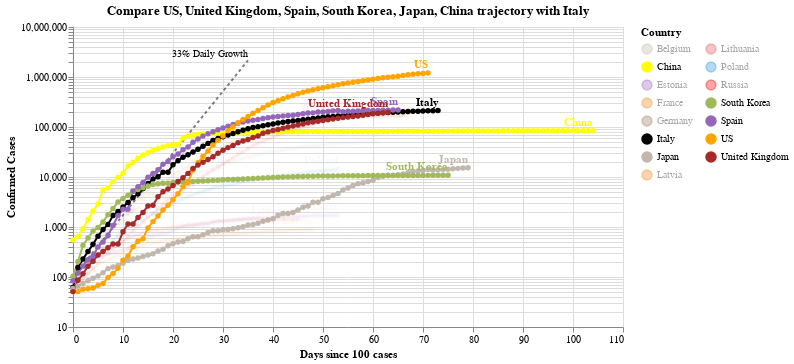

Notebook cell for this chart:
### Code cell
#hide_input
chart2 = make_since_chart(dff2, ['US', 'United Kingdom', 'Spain', 'South Korea', 'Japan', 'China'], baseline_countries)
chart2

### Figure 1 — Vega-Lite specification as saved in the notebook (floating-point values rounded to 4 significant figures; data arrays with more than 128 entries replaced by an {"elided": "..."} marker saying what was removed)
{"config": {"view": {"continuousWidth": 400, "continuousHeight": 300}}, "layer": [{"mark": {"type": "line", "color": "black", "opacity": 0.5, "strokeDash": [3, 3]}, "encoding": {"x": {"type": "quantitative", "field": "Days since 100 cases"}, "y": {"type": "quantitative", "field": "Confirmed Cases"}}}, {"mark": {"type": "text", "align": "right", "dy": -6, "fontSize": 10, "text": "33% Daily Growth"}, "encoding": {"x": {"type": "quantitative", "field": "Days since 100 cases"}, "y": {"type": "quantitative", "field": "Confirmed Cases"}}, "transform": [{"filter": "(datum['Days since 100 cases'] >= 35)"}]}, {"data": {"name": "data-579804ec300ced56b573f3233d1043f8"}, "mark": {"type": "line", "point": true}, "encoding": {"color": {"type": "nominal", "field": "Country", "legend": {"columns": 2}, "scale": {"domain": ["Belgium", "China", "Estonia", "France", "Germany", "Italy", "Japan", "Latvia", "Lithuania", "Poland", "Russia", "South Korea", "Spain", "US", "United Kingdom"], "range": ["#C1B7AD", "yellow", "#9467bd", "#F58518", "#9D755D", "black", "#C1B7AD", "#F58518", "#E45756", "#2495D3", "red", "#A1BA59", "#9467bd", "orange", "brown"]}}, "opacity": {"condition": {"value": 1, "selection": "selector005"}, "value": 0.05}, "tooltip": [{"type": "nominal", "field": "Country"}, {"type": "temporal", "field": "Date"}, {"type": "quantitative", "field": "Confirmed Cases"}, {"type": "quantitative", "field": "Days since 100 cases"}], "x": {"type": "quantitative", "field": "Days since 100 cases"}, "y": {"type": "quantitative", "field": "Confirmed Cases", "scale": {"type": "log"}}}, "selection": {"selector005": {"type": "multi", "fields": ["Country"], "bind": "legend", "init": [{"Country": "US"}, {"Country": "United Kingdom"}, {"Country": "Spain"}, {"Country": "South Korea"}, {"Country": "Japan"}, {"Country": "China"}, {"Country": "Italy"}]}}, "width": 550}, {"data": {"name": "data-579804ec300ced56b573f3233d1043f8"}, "mark": {"type": "text", "align": "right", "dy": -8, "fontWeight": "bold"}, "encoding": {"color": {"type": "nominal", "field": "Country", "legend": {"columns": 2}, "scale": {"domain": ["Belgium", "China", "Estonia", "France", "Germany", "Italy", "Japan", "Latvia", "Lithuania", "Poland", "Russia", "South Korea", "Spain", "US", "United Kingdom"], "range": ["#C1B7AD", "yellow", "#9467bd", "#F58518", "#9D755D", "black", "#C1B7AD", "#F58518", "#E45756", "#2495D3", "red", "#A1BA59", "#9467bd", "orange", "brown"]}}, "opacity": {"condition": {"value": 1, "selection": "selector005"}, "value": 0.05}, "text": {"type": "nominal", "field": "Country"}, "tooltip": [{"type": "nominal", "field": "Country"}, {"type": "temporal", "field": "Date"}, {"type": "quantitative", "field": "Confirmed Cases"}, {"type": "quantitative", "field": "Days since 100 cases"}], "x": {"type": "quantitative", "field": "Days since 100 cases"}, "y": {"type": "quantitative", "field": "Confirmed Cases", "scale": {"type": "log"}}}, "transform": [{"filter": "(datum['Date'] >= 1588636800000)"}], "width": 550}], "data": {"name": "data-c1a3bbf4dd040f2e7e8e7a69520e3c2a"}, "title": "Compare US, United Kingdom, Spain, South Korea, Japan, China trajectory with Italy", "$schema": "https://vega.github.io/schema/vega-lite/v4.0.2.json", "datasets": {"data-c1a3bbf4dd040f2e7e8e7a69520e3c2a": [{"Days since 100 cases": 0, "Confirmed Cases": 100.0}, {"Days since 100 cases": 1, "Confirmed Cases": 133.0}, {"Days since 100 cases": 2, "Confirmed Cases": 176.9}, {"Days since 100 cases": 3, "Confirmed Cases": 235.3}, {"Days since 100 cases": 4, "Confirmed Cases": 312.9}, {"Days since 100 cases": 5, "Confirmed Cases": 416.2}, {"Days since 100 cases": 6, "Confirmed Cases": 553.5}, {"Days since 100 cases": 7, "Confirmed Cases": 736.1}, {"Days since 100 cases": 8, "Confirmed Cases": 979.1}, {"Days since 100 cases": 9, "Confirmed Cases": 1302.0}, {"Days since 100 cases": 10, "Confirmed Cases": 1732.0}, {"Days since 100 cases": 11, "Confirmed Cases": 2303.0}, {"Days since 100 cases": 12, "Confirmed Cases": 3064.0}, {"Days since 100 cases": 13, "Confirmed Cases": 4074.0}, {"Days since 100 cases": 14, "Confirmed Cases": 5419.0}, {"Days since 100 cases": 15, "Confirmed Cases": 7207.0}, {"Days since 100 cases": 16, "Confirmed Cases": 9586.0}, {"Days since 100 cases": 17, "Confirmed Cases": 12750.0}, {"Days since 100 cases": 18, "Confirmed Cases": 16960.0}, {"Days since 100 cases": 19, "Confirmed Cases": 22550.0}, {"Days since 100 cases": 20, "Confirmed Cases": 29990.0}, {"Days since 100 cases": 21, "Confirmed Cases": 39890.0}, {"Days since 100 cases": 22, "Confirmed Cases": 53060.0}, {"Days since 100 cases": 23, "Confirmed Cases": 70560.0}, {"Days since 100 cases": 24, "Confirmed Cases": 93850.0}, {"Days since 100 cases": 25, "Confirmed Cases": 124800.0}, {"Days since 100 cases": 26, "Confirmed Cases": 166000.0}, {"Days since 100 cases": 27, "Confirmed Cases": 220800.0}, {"Days since 100 cases": 28, "Confirmed Cases": 293700.0}, {"Days since 100 cases": 29, "Confirmed Cases": 390600.0}, {"Days since 100 cases": 30, "Confirmed Cases": 519500.0}, {"Days since 100 cases": 31, "Confirmed Cases": 690900.0}, {"Days since 100 cases": 32, "Confirmed Cases": 918900.0}, {"Days since 100 cases": 33, "Confirmed Cases": 1222000.0}, {"Days since 100 cases": 34, "Confirmed Cases": 1625000.0}, {"Days since 100 cases": 35, "Confirmed Cases": 2162000.0}], "data-579804ec300ced56b573f3233d1043f8": {"elided": "990 records"}}}
